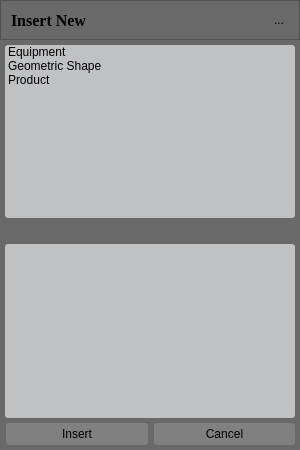
<?xml version="1.0" encoding="UTF-8"?>
<ui version="4.0">
 <class>InsertNewItem</class>
 <widget class="QDialog" name="InsertNewItem">
  <property name="windowModality">
   <enum>Qt::ApplicationModal</enum>
  </property>
  <property name="geometry">
   <rect>
    <x>0</x>
    <y>0</y>
    <width>300</width>
    <height>450</height>
   </rect>
  </property>
  <property name="sizePolicy">
   <sizepolicy hsizetype="Fixed" vsizetype="Fixed">
    <horstretch>0</horstretch>
    <verstretch>0</verstretch>
   </sizepolicy>
  </property>
  <property name="minimumSize">
   <size>
    <width>300</width>
    <height>450</height>
   </size>
  </property>
  <property name="maximumSize">
   <size>
    <width>300</width>
    <height>450</height>
   </size>
  </property>
  <property name="windowTitle">
   <string>Dialog</string>
  </property>
  <property name="styleSheet">
   <string notr="true">QWidget {
	background-color: rgb(191,193,194);
	border-color: black;
}

/*	Push button*/
QPushButton {
	min-height: 20px;
	border: 1px solid gray;
	border-radius: 3px;
	background-color: lightgray;
	selection-background-color: gray;
}

QPushButton:hover {
	background-color: gray;
	border-radius: 3px;
}

/*Menu bar*/
QMenuBar {
	background-color:rgb(105,105,105);
	spacing: 0px;
}

QMenuBar::item {
	background-color: transparent;
}

QMenu {
	background-color:rgb(105,105,105);
	border: 1px solid black;
}

/*Combo box*/
QComboBox {
	min-height: 19px;
	background-color: lightgray;
	selection-background-color: gray;
	padding-left: 4px;
	border: 1px solid gray;
}

QComboBox::down-arrow {
	image: url(C:/Projekti/VRShop/Dev/OSG/Resources/Icons/arrow_down.png);
    width: 10px;
    height: 10px;
}

QComboBox::drop-down {
	border: 0px;
    subcontrol-position: top right;
    width: 15px;
}

QComboBox QAbstractItemView {
	border: 1px solid black;
	background-color: lightgray;
	selection-background-color: gray;
}


QMenuBar::item:selected, QMenu::item:selected,QListWidget::item:selected, QComboBox:hover
{
	background-color: gray;
}


/*Tool button*/
QToolButton {
	max-width: 20px;
	max-height: 20px;
	border: 0px solid gray;
}

/*Line edit*/
QLineEdit {
    border: 1px solid gray;
	border-radius: 3px;
    background-color: lightgray;
    selection-background-color: darkgray;
}</string>
  </property>
  <layout class="QVBoxLayout" name="verticalLayout">
   <property name="spacing">
    <number>0</number>
   </property>
   <property name="leftMargin">
    <number>0</number>
   </property>
   <property name="topMargin">
    <number>0</number>
   </property>
   <property name="rightMargin">
    <number>0</number>
   </property>
   <property name="bottomMargin">
    <number>0</number>
   </property>
   <item>
    <widget class="QFrame" name="m_pFrameTitle">
     <property name="sizePolicy">
      <sizepolicy hsizetype="Expanding" vsizetype="Fixed">
       <horstretch>0</horstretch>
       <verstretch>0</verstretch>
      </sizepolicy>
     </property>
     <property name="minimumSize">
      <size>
       <width>290</width>
       <height>40</height>
      </size>
     </property>
     <property name="styleSheet">
      <string notr="true">background-color:rgb(105,105,105)</string>
     </property>
     <property name="frameShape">
      <enum>QFrame::StyledPanel</enum>
     </property>
     <property name="frameShadow">
      <enum>QFrame::Raised</enum>
     </property>
     <layout class="QHBoxLayout" name="horizontalLayout">
      <property name="leftMargin">
       <number>10</number>
      </property>
      <property name="topMargin">
       <number>10</number>
      </property>
      <property name="rightMargin">
       <number>10</number>
      </property>
      <property name="bottomMargin">
       <number>10</number>
      </property>
      <item>
       <widget class="QLabel" name="m_pLabelTitle">
        <property name="font">
         <font>
          <family>Times New Roman</family>
          <pointsize>12</pointsize>
          <weight>75</weight>
          <bold>true</bold>
         </font>
        </property>
        <property name="text">
         <string>Insert New</string>
        </property>
       </widget>
      </item>
      <item>
       <widget class="QToolButton" name="m_pToolButtonClose">
        <property name="minimumSize">
         <size>
          <width>16</width>
          <height>16</height>
         </size>
        </property>
        <property name="maximumSize">
         <size>
          <width>20</width>
          <height>20</height>
         </size>
        </property>
        <property name="layoutDirection">
         <enum>Qt::RightToLeft</enum>
        </property>
        <property name="text">
         <string>...</string>
        </property>
        <property name="icon">
         <iconset>
          <normaloff>C:/Projekti/VRShop/Dev/OSG/Resources/Icons/close-icon.png</normaloff>C:/Projekti/VRShop/Dev/OSG/Resources/Icons/close-icon.png</iconset>
        </property>
       </widget>
      </item>
     </layout>
    </widget>
   </item>
   <item>
    <widget class="QFrame" name="m_pVerticalFrameListWidgets">
     <property name="styleSheet">
      <string notr="true">background-color:rgb(105,105,105)</string>
     </property>
     <layout class="QVBoxLayout" name="verticalLayout_2">
      <property name="leftMargin">
       <number>5</number>
      </property>
      <property name="topMargin">
       <number>5</number>
      </property>
      <property name="rightMargin">
       <number>5</number>
      </property>
      <property name="bottomMargin">
       <number>5</number>
      </property>
      <item>
       <widget class="QListWidget" name="m_pListWidgetGroup">
        <property name="mouseTracking">
         <bool>true</bool>
        </property>
        <property name="styleSheet">
         <string notr="true">QListWidget::item:hover,QListWidget::item:selected{
	background-color: rgb(105, 105, 105);
	color:white;
}

QListWidget{
	background-color: rgb(191,193,194);
	border-radius: 3px;
}
</string>
        </property>
        <property name="frameShape">
         <enum>QFrame::NoFrame</enum>
        </property>
        <property name="spacing">
         <number>2</number>
        </property>
        <property name="sortingEnabled">
         <bool>true</bool>
        </property>
        <item>
         <property name="text">
          <string>Equipment</string>
         </property>
        </item>
        <item>
         <property name="text">
          <string>Geometric Shape</string>
         </property>
        </item>
        <item>
         <property name="text">
          <string>Product</string>
         </property>
        </item>
       </widget>
      </item>
      <item>
       <widget class="QLabel" name="m_pArrow">
        <property name="maximumSize">
         <size>
          <width>330</width>
          <height>16</height>
         </size>
        </property>
        <property name="text">
         <string/>
        </property>
        <property name="pixmap">
         <pixmap>C:/Projekti/VRShop/Dev/OSG/Resources/Icons/arrow_down.png</pixmap>
        </property>
        <property name="alignment">
         <set>Qt::AlignCenter</set>
        </property>
        <property name="indent">
         <number>0</number>
        </property>
       </widget>
      </item>
      <item>
       <widget class="QListWidget" name="m_pListWidgetItem">
        <property name="styleSheet">
         <string notr="true">QListWidget::item:hover,QListWidget::item:selected{
	background-color: rgb(105, 105, 105);
	color:white;
}

QListWidget{
	background-color: rgb(191,193,194);
	border-radius: 3px;
}
</string>
        </property>
        <property name="frameShape">
         <enum>QFrame::NoFrame</enum>
        </property>
        <property name="spacing">
         <number>2</number>
        </property>
       </widget>
      </item>
     </layout>
    </widget>
   </item>
   <item>
    <widget class="QFrame" name="m_pFrameButtonBox">
     <property name="styleSheet">
      <string notr="true">background-color:rgb(105,105,105);</string>
     </property>
     <layout class="QHBoxLayout" name="horizontalLayout_2">
      <property name="spacing">
       <number>6</number>
      </property>
      <property name="leftMargin">
       <number>6</number>
      </property>
      <property name="topMargin">
       <number>0</number>
      </property>
      <property name="rightMargin">
       <number>5</number>
      </property>
      <property name="bottomMargin">
       <number>5</number>
      </property>
      <item>
       <widget class="QPushButton" name="m_pPushButtonInsert">
        <property name="styleSheet">
         <string notr="true">QPushButton {
	min-height: 20px;
	border: 1px solid gray;
	border-radius: 3px;
	background-color: gray;
	selection-background-color: rgb(191,193,194);
}

QPushButton:hover {
	background-color:rgb(105,105,105);
	border-radius: 3px;
	color:white;
}</string>
        </property>
        <property name="text">
         <string>Insert</string>
        </property>
       </widget>
      </item>
      <item>
       <widget class="QPushButton" name="m_pPushButtonCancel">
        <property name="styleSheet">
         <string notr="true">QPushButton {
	min-height: 20px;
	border: 1px solid gray;
	border-radius: 3px;
	background-color: gray;
	selection-background-color: rgb(191,193,194);
}

QPushButton:hover {
	background-color:rgb(105,105,105);
	border-radius: 3px;
	color:white;
}</string>
        </property>
        <property name="text">
         <string>Cancel</string>
        </property>
        <property name="flat">
         <bool>true</bool>
        </property>
       </widget>
      </item>
     </layout>
    </widget>
   </item>
  </layout>
 </widget>
 <resources/>
 <connections/>
</ui>
